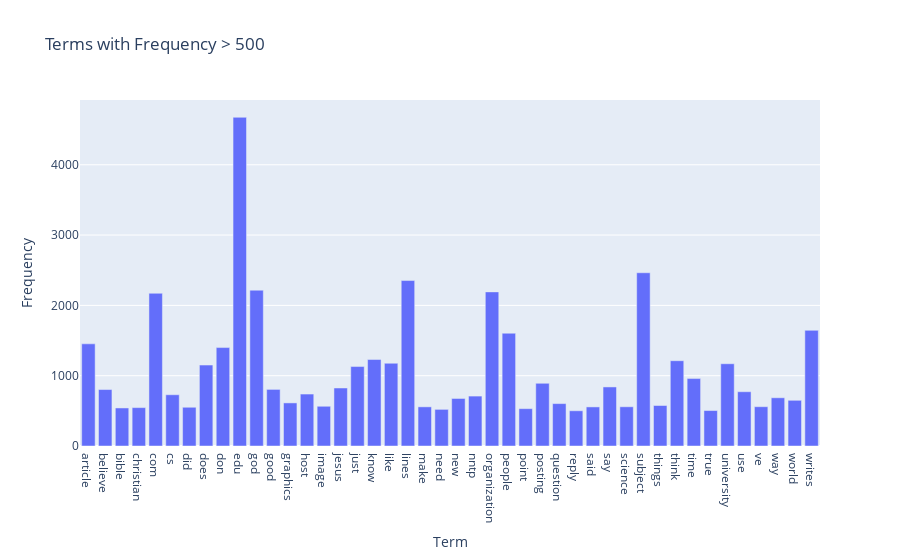

The cell this chart's notebook holds for it:
### Markdown cell above
### >>> **Exercise 13 (take home):** 
The chart above only contains 300 vocabulary in the documents, and it's already computationally intensive to both compute and visualize. Can you efficiently reduce the number of terms you want to visualize as an exercise.

### Code cell
# Answer here
condition = term_frequencies > 500
term=count_vect.get_feature_names_out()[condition]
condition_freq=term_frequencies[condition]
fig = px.bar(
    x=term[:50],
    y=condition_freq[:50],
    labels={'x': 'Term', 'y': 'Frequency'},
    title='Terms with Frequency > 500',
)
fig.show()

### Figure 1 — Plotly figure (JSON) as saved in the notebook; plotly's stock layout.template omitted (floating-point values rounded to 4 significant figures)
{"data": [{"hovertemplate": "Term=%{x}<br>Frequency=%{y}<extra></extra>", "legendgroup": "", "marker": {"color": "#636efa", "pattern": {"shape": ""}}, "name": "", "orientation": "v", "showlegend": false, "textposition": "auto", "type": "bar", "x": ["article", "believe", "bible", "christian", "com", "cs", "did", "does", "don", "edu", "god", "good", "graphics", "host", "image", "jesus", "just", "know", "like", "lines", "make", "need", "new", "nntp", "organization", "people", "point", "posting", "question", "reply", "said", "say", "science", "subject", "things", "think", "time", "true", "university", "use", "ve", "way", "world", "writes"], "xaxis": "x", "y": [1453, 803, 541, 546, 2172, 729, 551, 1151, 1400, 4675, 2216, 805, 613, 739, 565, 825, 1130, 1230, 1177, 2353, 557, 521, 676, 710, 2192, 1604, 531, 892, 603, 501, 556, 840, 558, 2464, 576, 1213, 959, 504, 1170, 772, 559, 686, 650, 1645], "yaxis": "y"}], "layout": {"barmode": "relative", "legend": {"tracegroupgap": 0}, "title": {"text": "Terms with Frequency > 500"}, "xaxis": {"anchor": "y", "domain": [0, 1], "title": {"text": "Term"}}, "yaxis": {"anchor": "x", "domain": [0, 1], "title": {"text": "Frequency"}}}}
